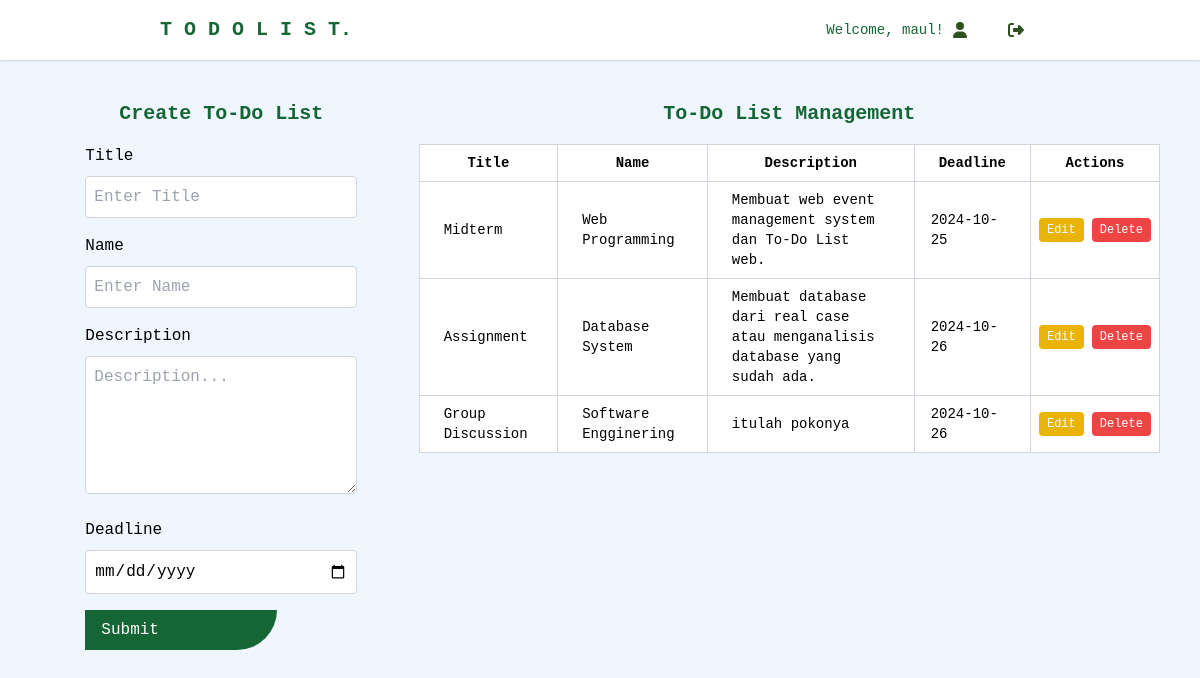
Screenshot of /src/assignment.php (signed in) with the database file from the repository.
### tables this page shows
CREATE TABLE `assignments` (
  `id` int(11) NOT NULL,
  `title` varchar(100) NOT NULL,
  `name` varchar(100) DEFAULT NULL,
  `description` varchar(255) DEFAULT NULL,
  `deadline` date NOT NULL,
  `status` enum('unfinished','completed') DEFAULT 'unfinished'
);

### src/assignment.php (the view, shortened to what this page needs)
<?php
include('config.php');
$editAssignment = [];
$query = "SELECT * FROM assignments";
$result = $conn->query($query);
?>
<!DOCTYPE html>
<html lang="en">
<head>
    <link href="../css/output.css" rel="stylesheet">
</head>
<body class="bg-blue-50 font-mono">
    <?php include 'navbar.php'; ?>
    <div class="container mx-auto max-w-7xl p-">
        <div class="grid grid-cols-1 lg:grid-cols-3 gap-4 m-10">
            <div class="lg:col-span-1 w-full lg:w-3/4 mx-auto">
                <h3 class="text-xl font-bold mb-4 text-center text-green-800">Create To-Do List</h3>
                <form action="assignment.php" method="POST" class="mb-6">
                    <div class="mb-4">
                        <label for="title" class="block mb-2">Title</label>
                        <input type="text" id="title" name="title" placeholder="Enter Title" value="<?= isset($_GET['edit']) ? htmlspecialchars($editAssignment['title']) : '' ?>" required class="border border-gray-300 p-2 w-full rounded">
                    </div>
                    <div class="mb-4">
                        <label for="name" class="block mb-2">Name</label>
                        <input type="text" id="name" name="name" placeholder="Enter Name" value="<?= isset($_GET['edit']) ? htmlspecialchars($editAssignment['name']) : '' ?>" required class="border border-gray-300 p-2 w-full rounded">
                    </div>
                    <div class="mb-4">
                        <label for="description" class="block mb-2">Description</label>
                        <textarea id="description" name="description" placeholder="Description..." rows="5" required class="border border-gray-300 p-2 w-full rounded"></textarea>
                    </div>
                    <div class="mb-4">
                        <label for="deadline" class="block mb-2">Deadline</label>
                        <input type="date" id="deadline" name="deadline" value="<?= isset($_GET['edit']) ? htmlspecialchars($editAssignment['deadline']) : '' ?>" required class="border border-gray-300 p-2 w-full rounded">
                    </div>
                    <div class="flex justify-start">
                        <button type="submit" class="bg-green-800 hover:bg-green-700 text-white px-4 py-2 w-48 p-2 rounded-ee-full text-start">
                            <?= isset($_GET['edit']) ? 'Update Assignment' : 'Submit' ?>
                        </button>
                    </div>
                </form>
            </div>
            <div class="lg:col-span-2 w-full mx-auto">
                <h3 class="text-xl font-bold mb-4 text-center text-green-800">To-Do List Management</h3>
                <table class="min-w-full border-collapse bg-white border border-gray-200 mt-4 text-sm w-full">
                    <thead>
                        <tr>
                            <th class="border border-gray-300 px-6 py-2">Title</th>
                            <th class="border border-gray-300 px-6 py-2">Name</th>
                            <th class="border border-gray-300 px-6 py-2">Description</th>
                            <th class="border border-gray-300 px-6 py-2">Deadline</th>
                            <th class="border border-gray-300 px-6 py-2">Actions</th>
                        </tr>
                    </thead>
                    <tbody>
                        <?php if ($result->num_rows > 0): ?>
                            <?php while ($row = $result->fetch_assoc()): ?>
                                <tr>
                                    <td class="border border-gray-300 px-6 py-2"><?= htmlspecialchars($row['title']) ?></td>
                                    <td class="border border-gray-300 px-6 py-2"><?= htmlspecialchars($row['name']) ?></td>
                                    <td class="border border-gray-300 px-6 py-2"><?= htmlspecialchars($row['description']) ?></td>
                                    <td class="border border-gray-300 px-4 py-2"><?= htmlspecialchars($row['deadline']) ?></td>
                                    <td class="border border-gray-300 px-2 py-2">
                                    <div class="flex space-x-2">
                                        <a href="assignment.php?edit=<?= $row['id'] ?>" class="bg-yellow-500 text-white text-xs px-2 py-1 rounded">Edit</a>
                                        <a href="assignment.php?delete=<?= $row['id'] ?>" class="bg-red-500 text-white text-xs px-2 py-1 rounded">Delete</a>
                                    </div>
                                </td>
                                </tr>
                            <?php endwhile; ?>
                        <?php else: ?>
                            <tr>
                                <td colspan="5" class="text-center border border-gray-300 px-6 py-2">No assignments found.</td>
                            </tr>
                        <?php endif; ?>
                    </tbody>
                </table>
            </div>
        </div>
    </div>
</body>
</html>

### rows the page displays
assignments: title "Midterm", name "Web Programming", description "Membuat web event management system dan To-Do List web.", deadline "2024-10-25"
assignments: title "Assignment", name "Database System", description "Membuat database dari real case atau menganalisis database yang sudah ada.", deadline "2024-10-26"
assignments: title "Group Discussion", name "Software Engginering", description "itulah pokonya", deadline "2024-10-26"

### other values shown
$username "maul"
